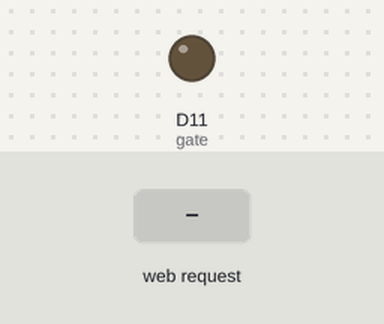
Simulated run of this sketch. Board: Arduino MKR. Shown: output pins drawn as LEDs (lit = HIGH). The inputs (shaded band) are chosen by the test bench. WiFi joins after 1.5 s; servers stay silent unless stated; what the sketch prints to the serial monitor is not drawn.

Above: at 12.7 s.
12.8 s: HTTP request GET /on2 received
At 14.0 s:
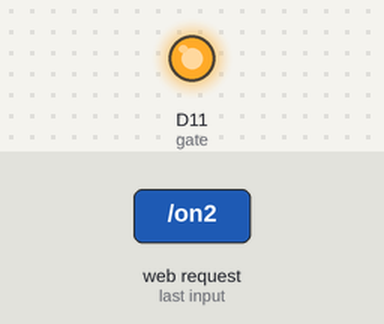
14.3 s: HTTP request GET /on1 received
At 15.3 s:
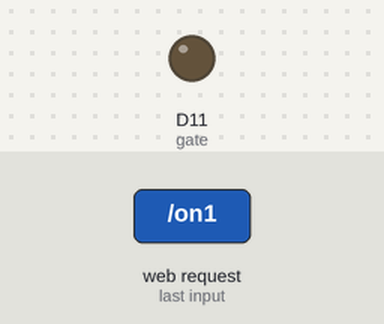
15.8 s: HTTP request GET /on3 received
At 16.4 s:
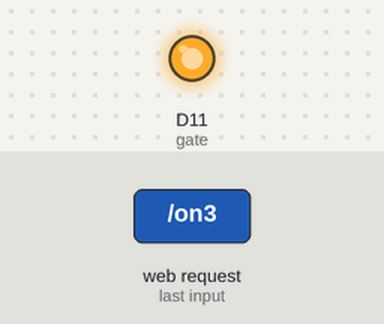
17.3 s: HTTP request GET /off received
At 17.6 s:
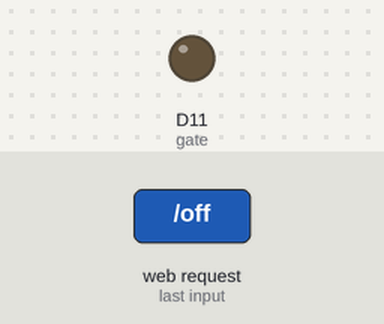
Timing chart, 0 to 19.8 s (numbered marks = the images above; inputs shaded):
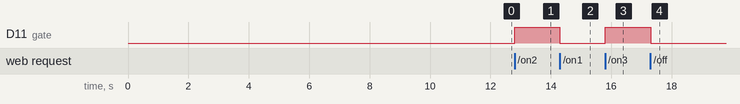

The sketch:

air_freshner_v3.ino
```cpp
#include <SPI.h>
#include <WiFi101.h>
#include "arduino_secrets.h"
char ssid[] = SECRET_SSID;
char pass[] = SECRET_PASS;
int status = WL_IDLE_STATUS;
WiFiServer server(80);

#define gate 11

void setup() {
  Serial.begin(9600);
  WiFi.setPins(8,7,4,2);
  if (WiFi.status() == WL_NO_SHIELD) {
    Serial.println("WiFi shield not present");
    while (true);       // don't continue
  }

  // attempt to connect to WiFi network:
  while ( status != WL_CONNECTED) {
    status = WiFi.begin(ssid, pass);
    // wait 10 seconds for connection:
    Serial.println("attempting to connect..");
    delay(10000);
  }
  Serial.println("server listening!");
  printWiFiStatus();
  server.begin();
}

void printWiFiStatus() {
  // print the SSID of the network you're attached to:
  Serial.print("SSID: ");
  Serial.println(WiFi.SSID());

  // print your WiFi shield's IP address:
  IPAddress ip = WiFi.localIP();
  Serial.print("IP Address: ");
  Serial.println(ip);

  // print the received signal strength:
  long rssi = WiFi.RSSI();
  Serial.print("signal strength (RSSI):");
  Serial.print(rssi);
  Serial.println(" dBm");
  // print where to go in a browser:
  Serial.print("To see this page in action, open a browser to http://");
  Serial.println(ip);
}

void loop() {
  WiFiClient client = server.available();   // listen for incoming clients
  if (client) {                             // if you get a client,
    String currentLine = "";
    while (client.connected()) {
      if (client.available()) {
        char c = client.read();
//        Serial.write(c);
        if (c == '\n') {
          if (currentLine.length() == 0) {
            // HTTP headers always start with a response code (e.g. HTTP/1.1 200 OK)
            // and a content-type so the client knows what's coming, then a blank line:
            client.println("HTTP/1.1 200 OK");
            client.println("Content-type:text/html");
            client.println();

            // the content of the HTTP response follows the header:
//            client.print("Click <a href=\"/on1\">ON 1</a><br>");
//            client.print("Click <a href=\"/on2\">ON 2</a><br>");
//            client.print("Click <a href=\"/on3\">ON 3</a><br>");
//            client.print("Click <a href=\"/off\">OFF</a><br>");

            // The HTTP response ends with another blank line:
            client.println();
            // break out of the while loop:
            break;
          }
          else {      // if you got a newline, then clear currentLine:
            currentLine = "";
          }
        }
        else if (c != '\r') {    // if you got anything else but a carriage return character,
          currentLine += c;      // add it to the end of the currentLine
        }

        if (currentLine.endsWith("GET /on1")) {
          turnOn(55);              // GET /H turns the LED on
        }
        if (currentLine.endsWith("GET /on2")) {
          turnOn(155);              // GET /H turns the LED on
        }
        if (currentLine.endsWith("GET /on3")) {
          turnOn(255);              // GET /H turns the LED on
        }
        if (currentLine.endsWith("GET /off")) {
          turnOff();                // GET /L turns the LED off
        }
      }
    }
    // close the connection:
    client.stop();
  }
}

void turnOn(long val) {
  analogWrite(gate, val);
}

void turnOff() {
  analogWrite(gate, 0);
}
```

arduino_secrets.h
```cpp
#define SECRET_SSID "DYNAMIC-USER-N-2GHz"
#define SECRET_PASS "immersion"
```

Measured:
- after the input at 12.8 s, D11 (gate): LOW → HIGH at once
- after the input at 14.3 s, D11 (gate): HIGH → LOW at once
- after the input at 15.8 s, D11 (gate): LOW → HIGH at once
- after the input at 17.3 s, D11 (gate): HIGH → LOW at once
